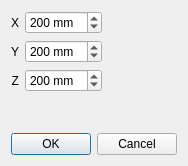
<?xml version="1.0" encoding="UTF-8"?>
<ui version="4.0">
 <class>DimEditDialog</class>
 <widget class="QDialog" name="DimEditDialog">
  <property name="geometry">
   <rect>
    <x>0</x>
    <y>0</y>
    <width>178</width>
    <height>166</height>
   </rect>
  </property>
  <property name="windowTitle">
   <string>Workspace</string>
  </property>
  <layout class="QGridLayout" name="gridLayout_3">
   <item row="0" column="0">
    <layout class="QGridLayout" name="gridLayout_2">
     <item row="0" column="0">
      <layout class="QGridLayout" name="gridLayout">
       <item row="0" column="0">
        <widget class="QLabel" name="xLabel">
         <property name="layoutDirection">
          <enum>Qt::LeftToRight</enum>
         </property>
         <property name="text">
          <string>X</string>
         </property>
         <property name="alignment">
          <set>Qt::AlignRight|Qt::AlignTrailing|Qt::AlignVCenter</set>
         </property>
        </widget>
       </item>
       <item row="0" column="1">
        <widget class="QSpinBox" name="xSpinBox">
         <property name="suffix">
          <string> mm</string>
         </property>
         <property name="maximum">
          <number>9999</number>
         </property>
         <property name="value">
          <number>200</number>
         </property>
        </widget>
       </item>
       <item row="1" column="0">
        <widget class="QLabel" name="yLabel">
         <property name="text">
          <string>Y</string>
         </property>
         <property name="alignment">
          <set>Qt::AlignRight|Qt::AlignTrailing|Qt::AlignVCenter</set>
         </property>
        </widget>
       </item>
       <item row="1" column="1">
        <widget class="QSpinBox" name="ySpinBox">
         <property name="suffix">
          <string> mm</string>
         </property>
         <property name="maximum">
          <number>9999</number>
         </property>
         <property name="value">
          <number>200</number>
         </property>
        </widget>
       </item>
       <item row="2" column="0">
        <widget class="QLabel" name="yLabel_2">
         <property name="text">
          <string>Z</string>
         </property>
         <property name="alignment">
          <set>Qt::AlignRight|Qt::AlignTrailing|Qt::AlignVCenter</set>
         </property>
        </widget>
       </item>
       <item row="2" column="1">
        <widget class="QSpinBox" name="zSpinBox">
         <property name="suffix">
          <string> mm</string>
         </property>
         <property name="maximum">
          <number>9999</number>
         </property>
         <property name="value">
          <number>200</number>
         </property>
        </widget>
       </item>
      </layout>
     </item>
     <item row="0" column="1">
      <spacer name="horizontalSpacer">
       <property name="orientation">
        <enum>Qt::Horizontal</enum>
       </property>
       <property name="sizeHint" stdset="0">
        <size>
         <width>40</width>
         <height>20</height>
        </size>
       </property>
      </spacer>
     </item>
     <item row="1" column="0">
      <spacer name="verticalSpacer">
       <property name="orientation">
        <enum>Qt::Vertical</enum>
       </property>
       <property name="sizeHint" stdset="0">
        <size>
         <width>20</width>
         <height>40</height>
        </size>
       </property>
      </spacer>
     </item>
     <item row="2" column="0" colspan="2">
      <widget class="QDialogButtonBox" name="buttonBox">
       <property name="orientation">
        <enum>Qt::Horizontal</enum>
       </property>
       <property name="standardButtons">
        <set>QDialogButtonBox::Cancel|QDialogButtonBox::Ok</set>
       </property>
      </widget>
     </item>
    </layout>
   </item>
  </layout>
 </widget>
 <resources/>
 <connections>
  <connection>
   <sender>buttonBox</sender>
   <signal>accepted()</signal>
   <receiver>DimEditDialog</receiver>
   <slot>accept()</slot>
   <hints>
    <hint type="sourcelabel">
     <x>248</x>
     <y>254</y>
    </hint>
    <hint type="destinationlabel">
     <x>157</x>
     <y>274</y>
    </hint>
   </hints>
  </connection>
  <connection>
   <sender>buttonBox</sender>
   <signal>rejected()</signal>
   <receiver>DimEditDialog</receiver>
   <slot>reject()</slot>
   <hints>
    <hint type="sourcelabel">
     <x>316</x>
     <y>260</y>
    </hint>
    <hint type="destinationlabel">
     <x>286</x>
     <y>274</y>
    </hint>
   </hints>
  </connection>
 </connections>
</ui>
